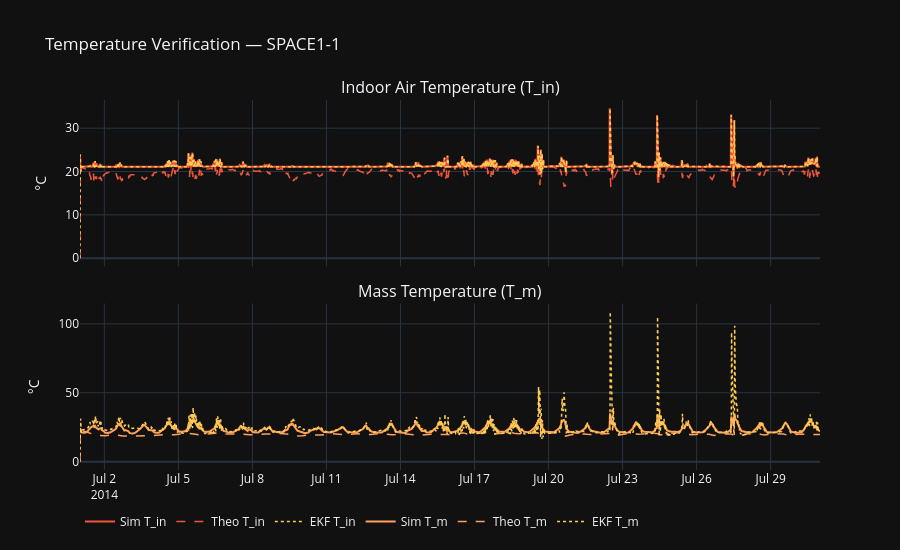

Notebook source saved alongside this figure:
### Markdown cell above
## 1 · Temperature Verification (T_in & T_m)
Compare Simulation → Theoretical RC model → EKF estimate.

### Code cell
fig = make_subplots(
    rows=2, cols=1, shared_xaxes=True,
    subplot_titles=['Indoor Air Temperature (T_in)', 'Mass Temperature (T_m)'],
    vertical_spacing=0.10
)

t = df['Datetime']

# T_in
fig.add_trace(go.Scatter(x=t, y=df[f'{ZONE}_Temp_C'],
    name='Sim T_in', line=dict(color='#EF553B', width=2)), row=1, col=1)
fig.add_trace(go.Scatter(x=t, y=df[f'{ZONE}_T_in_theo'],
    name='Theo T_in', line=dict(color='#EF553B', width=1.5, dash='dash')), row=1, col=1)
fig.add_trace(go.Scatter(x=t, y=df[f'{ZONE}_T_in_est'],
    name='EKF T_in', line=dict(color='#FECB52', width=1.5, dash='dot')), row=1, col=1)

# T_m
fig.add_trace(go.Scatter(x=t, y=df[f'{ZONE}_T_m_C'],
    name='Sim T_m', line=dict(color='#FFA15A', width=2)), row=2, col=1)
fig.add_trace(go.Scatter(x=t, y=df[f'{ZONE}_T_m_theo'],
    name='Theo T_m', line=dict(color='#FFA15A', width=1.5, dash='dash')), row=2, col=1)
fig.add_trace(go.Scatter(x=t, y=df[f'{ZONE}_T_m_est'],
    name='EKF T_m', line=dict(color='#FECB52', width=1.5, dash='dot')), row=2, col=1)

fig.update_layout(template='plotly_dark', height=550,
    title=f'Temperature Verification — {ZONE}',
    legend=dict(orientation='h', y=-0.10))
fig.update_yaxes(title_text='°C', row=1, col=1)
fig.update_yaxes(title_text='°C', row=2, col=1)
fig.show()

### Figure 1 — Plotly figure (JSON) as saved in the notebook; plotly's stock layout.template omitted (floating-point values rounded to 4 significant figures; data arrays with more than 128 entries replaced by an {"elided": "..."} marker saying what was removed)
{"data": [{"line": {"color": "#EF553B", "width": 2}, "name": "Sim T_in", "type": "scatter", "x": {"elided": "2880 str values"}, "xaxis": "x", "y": {"elided": "2880 float values"}, "yaxis": "y"}, {"line": {"color": "#EF553B", "dash": "dash", "width": 1.5}, "name": "Theo T_in", "type": "scatter", "x": {"elided": "2880 str values"}, "xaxis": "x", "y": {"elided": "2880 float values"}, "yaxis": "y"}, {"line": {"color": "#FECB52", "dash": "dot", "width": 1.5}, "name": "EKF T_in", "type": "scatter", "x": {"elided": "2880 str values"}, "xaxis": "x", "y": {"elided": "2880 float values"}, "yaxis": "y"}, {"line": {"color": "#FFA15A", "width": 2}, "name": "Sim T_m", "type": "scatter", "x": {"elided": "2880 str values"}, "xaxis": "x2", "y": {"elided": "2880 float values"}, "yaxis": "y2"}, {"line": {"color": "#FFA15A", "dash": "dash", "width": 1.5}, "name": "Theo T_m", "type": "scatter", "x": {"elided": "2880 str values"}, "xaxis": "x2", "y": {"elided": "2880 float values"}, "yaxis": "y2"}, {"line": {"color": "#FECB52", "dash": "dot", "width": 1.5}, "name": "EKF T_m", "type": "scatter", "x": {"elided": "2880 str values"}, "xaxis": "x2", "y": {"elided": "2880 float values"}, "yaxis": "y2"}], "layout": {"annotations": [{"font": {"size": 16}, "showarrow": false, "text": "Indoor Air Temperature (T_in)", "x": 0.5, "xanchor": "center", "xref": "paper", "y": 1, "yanchor": "bottom", "yref": "paper"}, {"font": {"size": 16}, "showarrow": false, "text": "Mass Temperature (T_m)", "x": 0.5, "xanchor": "center", "xref": "paper", "y": 0.45, "yanchor": "bottom", "yref": "paper"}], "height": 550, "legend": {"orientation": "h", "y": -0.1}, "title": {"text": "Temperature Verification — SPACE1-1"}, "xaxis": {"anchor": "y", "domain": [0, 1], "matches": "x2", "showticklabels": false}, "xaxis2": {"anchor": "y2", "domain": [0, 1]}, "yaxis": {"anchor": "x", "domain": [0.55, 1], "title": {"text": "°C"}}, "yaxis2": {"anchor": "x2", "domain": [0, 0.45], "title": {"text": "°C"}}}}
